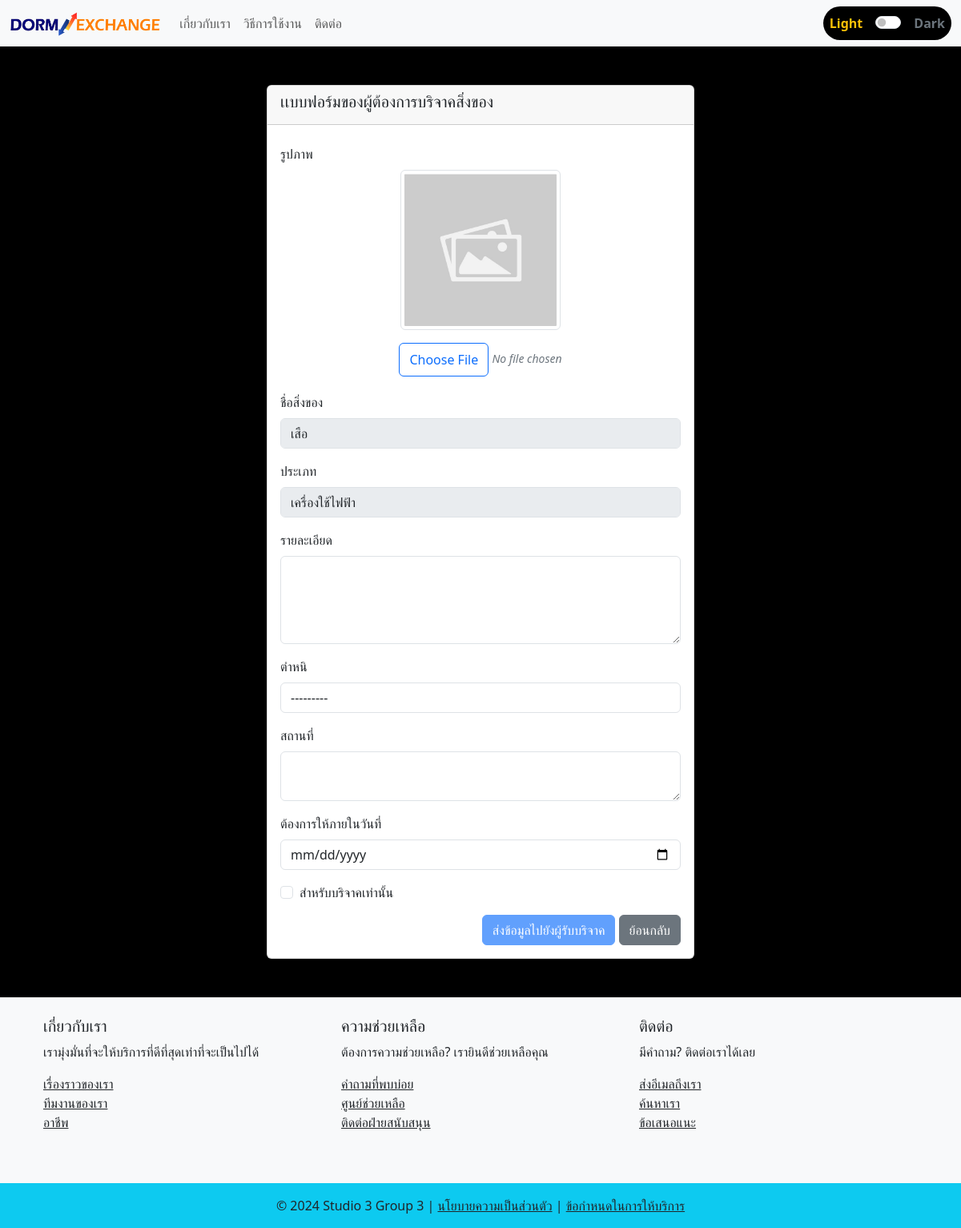
The app's page /send-data-giver/for-receiver-ID-20 with its own data.
### myapp/models.py (models this page shows, shortened)
class PostReceiver(models.Model):
    post_ID = models.AutoField(primary_key=True)
    stuff_name = models.CharField(max_length=50)
    categories = models.CharField(max_length=50, choices=CATEGORIES)
    description = models.TextField()
    defect = models.CharField(max_length=50, choices=DEFECT)
    user_profile = models.ForeignKey(UserProfile, on_delete=models.CASCADE)
    place = models.TextField()
    date_limit = models.DateField()
    created_at = models.DateTimeField(default=timezone.now)
    updated_at = models.DateTimeField(auto_now=True)
    is_matched = models.BooleanField(default=False)
    is_confirm = models.BooleanField(default=False)

### myapp/views.py (the view)
# urls.py: path('send-data-giver/for-receiver-ID-<int:post_ID>',views.send_data_giver, name = 'send_data_giver'),
def send_data_giver(request, post_ID):
    post_receiver = get_object_or_404(PostReceiver, post_ID=post_ID)
    if request.method == 'POST':
        form = PostGiverForm(request.POST, request.FILES)
        form.fields['stuff_name'].required = False
        form.fields['categories'].required = False
        if form.is_valid():
            post = form.save(commit=False)
            post.user_profile = request.user.profile
            post.stuff_name = post_receiver.stuff_name
            post.categories = post_receiver.categories
            post.save()
            return redirect('datail_receiver', post_receiver_ID=post_receiver.post_ID,post_giver_ID = post.post_ID)
    else:
        form = PostGiverForm(initial={
            'categories': post_receiver.categories,
            'stuff_name': post_receiver.stuff_name,
        })
        form.fields['categories'].widget.attrs['disabled'] = 'disabled'
        form.fields['stuff_name'].widget.attrs['disabled'] = 'disabled'
        form.fields['stuff_name'].required = False
        form.fields['categories'].required = False
    context = {
        "post_receiver": post_receiver,
        'form': form
    }
    return render(request, "myweb/send_data_giver.html", context)

### myapp/forms.py (shortened to what this page needs)
class PostGiverForm(forms.ModelForm):
    class Meta:
        model = PostGiver
        fields = ['stuff_name', 'categories', 'stuff_picture', 'description', 'defect', 'place', 'date_limit']
        widgets = {
            'stuff_name': forms.TextInput(attrs={'class': 'form-control'}),
            'categories': forms.Select(attrs={'class': 'form-control'}),
            'stuff_picture': forms.ClearableFileInput(attrs={'class': 'form-control'}),
            'description': forms.Textarea(attrs={'class': 'form-control', 'rows': 4}),
            'defect': forms.Select(attrs={'class': 'form-control'}),
            'place': forms.Textarea(attrs={'class': 'form-control', 'rows': 2}),
            'date_limit': forms.DateInput(attrs={'class': 'form-control', 'type': 'date'}),
        }

### myapp/templatetags/form_tags.py (called while the page is built)
@register.filter
def add_class(field, css_class):
    return field.as_widget(attrs={'class': css_class})

### myapp/templates/myweb/send_data_giver.html (shortened to what this page needs)
{% extends 'myweb/base.html' %}
{% load static %}
{% load form_tags %}
{% block background_style %}
background-color: rgba(0, 0, 0);
{% endblock %}
{% block styles %}
<link rel="stylesheet" href="https://unpkg.com/leaflet/dist/leaflet.css" />
{% endblock %}
{% block content %}
<div class="container mt-5 col-lg-6">
    <div class="card">
        <div class="card-header">
            <h5 class="card-title">เเบบฟอร์มของผู้ต้องการบริจาคสิ่งของ</h5>
        </div>
        <div class="card-body">
            <form method="post" enctype="multipart/form-data" id="giverForm">
                {% if form.stuff_picture %}
                <div class="mb-3">
                    <label for="{{ form.stuff_picture.id_for_label }}" class="form-label mt-2">รูปภาพ</label>
                    <div class="mb-3 text-center">
                        <img id="preview-image" src="{% static 'images/placeholder_img.jpg' %}" alt="Image Preview" class="img-fluid img-thumbnail" style="max-height: 200px;">
                    </div>
                    <div class="custom-file-input text-center">
                        <label for="stuffPicture" id="fileLabel" class="btn btn-outline-primary">Choose File</label>
                        <span id="fileName" class="ml-2">No file chosen</span>
                    </div>
                </div>
                {% endif %}
                {% if form.stuff_name %}
                <div class="mb-3">
                    <label for="{{ form.stuff_name.id_for_label }}" class="form-label mt-1">ชื่อสิ่งของ</label>
                    {{ form.stuff_name|add_class:"form-control" }}
                </div>
                {% endif %}
                {% if form.categories %}
                <div class="mb-3">
                    <label for="{{ form.categories.id_for_label }}" class="form-label">ประเภท</label>
                    {{ form.categories|add_class:"form-control" }}
                </div>
                {% endif %}
                {% if form.description %}
                <div class="mb-3">
                    <label for="{{ form.description.id_for_label }}" class="form-label">รายละเอียด</label>
                    {{ form.description|add_class:"form-control" }}
                </div>
                {% endif %}
                {% if form.defect %}
                <div class="mb-3">
                    <label for="{{ form.defect.id_for_label }}" class="form-label">ตำหนิ</label>
                    {{ form.defect|add_class:"form-control" }}
                </div>
                {% endif %}
                {% if form.place %}
                <div class="mb-3">
                    <label for="{{ form.place.id_for_label }}" class="form-label">สถานที่</label>
                    {{ form.place|add_class:"form-control" }}
                </div>
                {% endif %}
                {% if form.date_limit %}
                <div class="mb-3">
                    <label for="{{ form.date_limit.id_for_label }}" class="form-label">ต้องการให้ภายในวันที่</label>
                    {{ form.date_limit|add_class:"form-control" }}
                </div>
                {% endif %}
                <div class="mb-3 form-check">
                    <input type="checkbox" id="donationCheckbox" class="form-check-input">
                    <label for="donationCheckbox" class="form-check-label">สำหรับบริจาคเท่านั้น</label>
                </div>
                <div class="text-end">
                    <button type="submit" class="btn btn-primary disabled" id="submitButton" disabled>ส่งข้อมูลไปยังผู้รับบริจาค</button>
                    <a href="javascript:history.back()" class="btn btn-secondary">ย้อนกลับ</a>
                </div>
            </form>
        </div>
    </div>
</div>
{% endblock %}

### myapp/templates/myweb/send_data_giver.html (style rules this page uses)
.custom-file-input label { padding: 8px 12px; cursor: pointer; transition: background-color 0.3s ease, border-color 0.3s ease; }
#fileName { font-size: 14px; color: #6c757d; font-style: italic; }

### myapp/templates/myweb/base.html (style rules this page uses)
.form-check-input { background-color: ##ffffff; border-color: ##ffffff; }
body { transition: background-color 0.6s ease, color 0.6s ease; }
a { transition: color 0.5s ease; }

### records on screen
PostReceiver: stuff_name "เสือ", categories "เครื่องใช้ไฟฟ้า", defect "---------"
